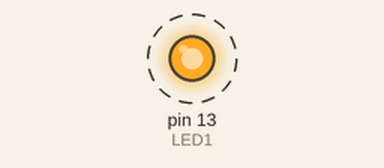
Recording of a sketch running on a simulated Arduino Uno, built with avr-gcc and run on an emulated ATmega328P. Parts: output pins drawn as LEDs (lit = HIGH). Dashed ring = blinking.

Above: at 0.5 s.
Timing chart, 0 to 4.6 s (numbered marks = the images above):
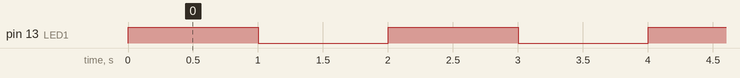

The sketch:

C12-1.ino
```cpp
int LED1=13; // LED 출력 지정


void setup() {

pinMode(13, OUTPUT); // LED 출력핀 지정

}


void loop() { // 아래는 풀 다운 세팅.

  digitalWrite(LED1,HIGH); // 얘낸 스위치에 대한 키고 끔임이므로 독립적임. 폴다운 폴업과 관계 X
  delay(1000);
  digitalWrite(LED1,LOW);
  delay(1000);

 }
```

Measured:
- by itself, pin 13 (LED1): alternates HIGH for 1.0 s and LOW for 1.0 s
